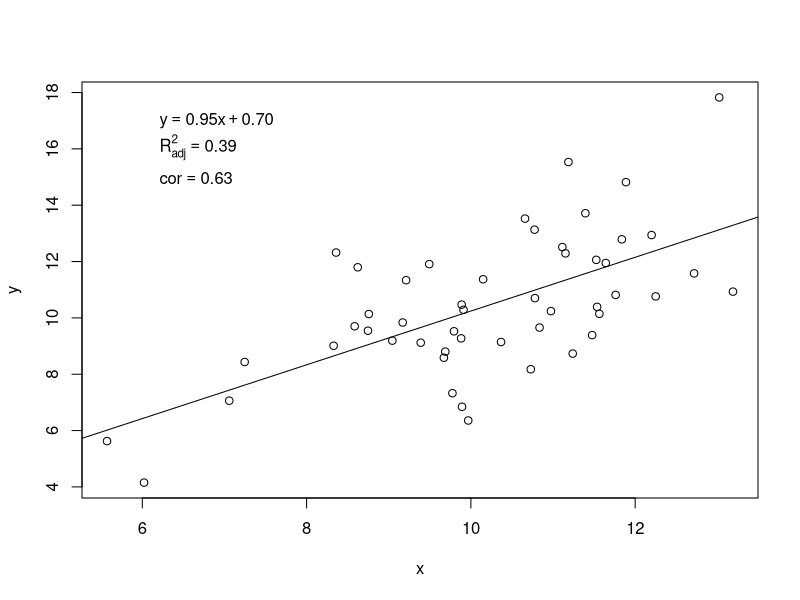

Source code (R):
## ---- chunk 1
set.seed(1)
x <- rnorm(50, mean = 10, sd = 2)
y <- x + rnorm(50, sd = 2)
plot(y ~ x)
fit <- lm(y ~ x)
abline(fit)
x_cor <- grconvertX(0.1, from = 'npc')
y_cor <- grconvertY(0.9, from = 'npc')
fit_eq <- format(coef(fit), digits = 2)
fit_r_sq <- format(summary(fit)$adj.r.squared, digits = 2)
fit_cor <- format(cor(x = x, y = y), digits = 2)

text(x = x_cor, y = y_cor, pos = 4,
     labels = bquote(y == .(fit_eq[2]) * x + .(fit_eq[1])))
text(x = x_cor, y = y_cor-1, pos = 4,
     labels = bquote(R[adj]^2 == .(fit_r_sq)))
text(x = x_cor, y = y_cor-2, pos = 4,
     labels = bquote(cor == .(fit_cor)))
